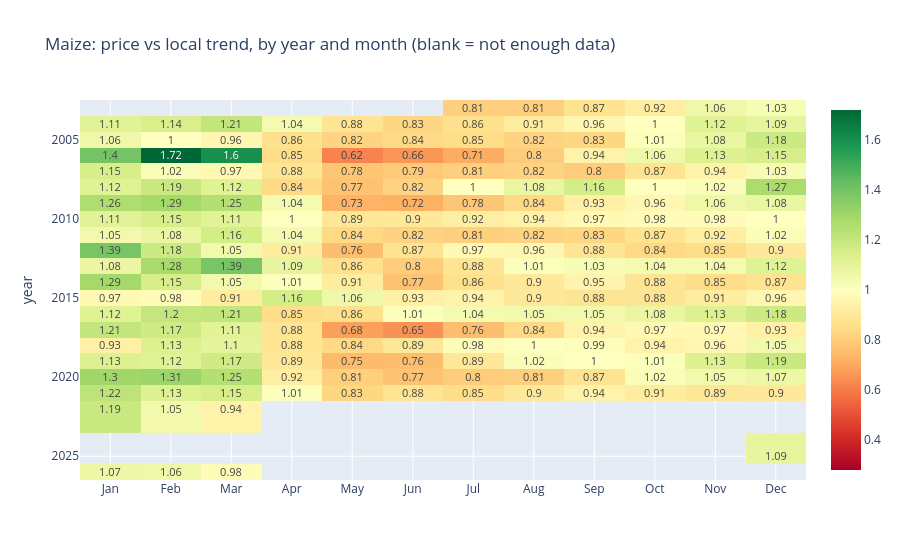

Here is the notebook cell this chart was saved with:
### Markdown cell above
## Individual years: did recent years follow the usual pattern?

### Code cell
crop = "Maize"      # change to Rice, Beans, Cassava, ...
yr = ym[(ym["commodity"] == crop)].pivot(index="year", columns="month", values="ratio")
yr.columns = [MONTHS[m-1] for m in yr.columns]
fig = px.imshow(yr.round(2), text_auto=True, aspect="auto", color_continuous_scale="RdYlGn",
                color_continuous_midpoint=1.0, title=f"{crop}: price vs local trend, by year and month (blank = not enough data)")
fig.show()

### Figure 1 — Plotly figure (JSON) as saved in the notebook; plotly's stock layout.template omitted (floating-point values rounded to 4 significant figures; data arrays with more than 128 entries replaced by an {"elided": "..."} marker saying what was removed)
{"data": [{"coloraxis": "coloraxis", "hovertemplate": "x: %{x}<br>year: %{y}<br>color: %{z}<extra></extra>", "name": "0", "texttemplate": "%{z}", "type": "heatmap", "x": ["Jan", "Feb", "Mar", "Apr", "May", "Jun", "Jul", "Aug", "Sep", "Oct", "Nov", "Dec"], "xaxis": "x", "y": [2003, 2004, 2005, 2006, 2007, 2008, 2009, 2010, 2011, 2012, 2013, 2014, 2015, 2016, 2017, 2018, 2019, 2020, 2021, 2022, 2025, 2026], "yaxis": "y", "z": {"elided": "22x12 float values"}}], "layout": {"coloraxis": {"autocolorscale": false, "cmid": 1.0, "colorscale": [[0.0, "rgb(165,0,38)"], [0.1, "rgb(215,48,39)"], [0.2, "rgb(244,109,67)"], [0.3, "rgb(253,174,97)"], [0.4, "rgb(254,224,139)"], [0.5, "rgb(255,255,191)"], [0.6, "rgb(217,239,139)"], [0.7, "rgb(166,217,106)"], [0.8, "rgb(102,189,99)"], [0.9, "rgb(26,152,80)"], [1.0, "rgb(0,104,55)"]]}, "title": {"text": "Maize: price vs local trend, by year and month (blank = not enough data)"}, "xaxis": {"anchor": "y", "domain": [0.0, 1.0]}, "yaxis": {"anchor": "x", "autorange": "reversed", "domain": [0.0, 1.0], "title": {"text": "year"}}}}
